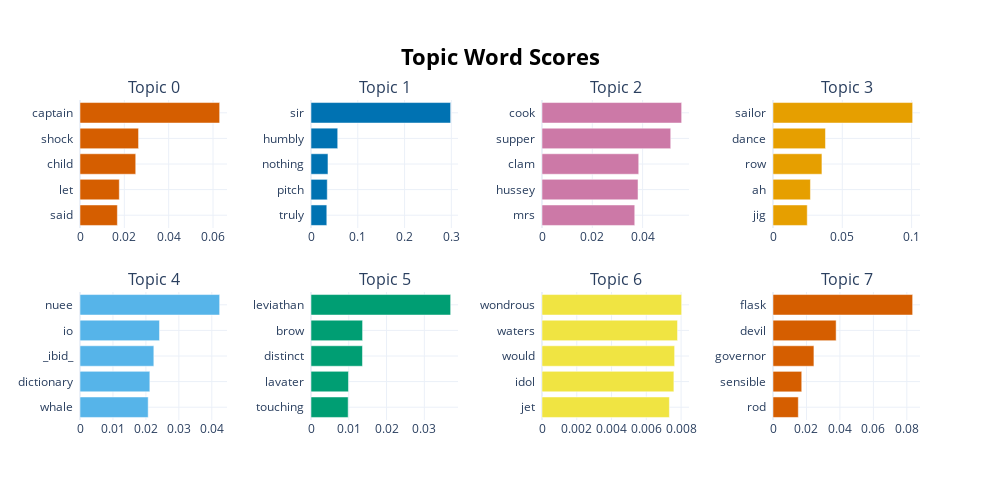

The notebook cell this image was saved under:
### Markdown cell above
### Some Visualisation

### Code cell
topic_model.visualize_barchart(top_n_topics=8)

### Figure 1 — Plotly figure (JSON) as saved in the notebook; plotly's stock layout.template omitted (floating-point values rounded to 4 significant figures)
{"data": [{"marker": {"color": "#D55E00"}, "orientation": "h", "type": "bar", "x": [0.01686, 0.01773, 0.02514, 0.02641, 0.063], "xaxis": "x", "y": ["said  ", "let  ", "child  ", "shock  ", "captain  "], "yaxis": "y"}, {"marker": {"color": "#0072B2"}, "orientation": "h", "type": "bar", "x": [0.03378, 0.03475, 0.03628, 0.05709, 0.2985], "xaxis": "x2", "y": ["truly  ", "pitch  ", "nothing  ", "humbly  ", "sir  "], "yaxis": "y2"}, {"marker": {"color": "#CC79A7"}, "orientation": "h", "type": "bar", "x": [0.03688, 0.03817, 0.03845, 0.05118, 0.05552], "xaxis": "x3", "y": ["mrs  ", "hussey  ", "clam  ", "supper  ", "cook  "], "yaxis": "y3"}, {"marker": {"color": "#E69F00"}, "orientation": "h", "type": "bar", "x": [0.02471, 0.02701, 0.0353, 0.03786, 0.1008], "xaxis": "x4", "y": ["jig  ", "ah  ", "row  ", "dance  ", "sailor  "], "yaxis": "y4"}, {"marker": {"color": "#56B4E9"}, "orientation": "h", "type": "bar", "x": [0.02069, 0.02119, 0.02241, 0.02412, 0.04238], "xaxis": "x5", "y": ["whale  ", "dictionary  ", "_ibid_  ", "io  ", "nuee  "], "yaxis": "y5"}, {"marker": {"color": "#009E73"}, "orientation": "h", "type": "bar", "x": [0.009839, 0.009918, 0.01363, 0.01366, 0.03697], "xaxis": "x6", "y": ["touching  ", "lavater  ", "distinct  ", "brow  ", "leviathan  "], "yaxis": "y6"}, {"marker": {"color": "#F0E442"}, "orientation": "h", "type": "bar", "x": [0.007328, 0.007586, 0.007628, 0.007796, 0.008033], "xaxis": "x7", "y": ["jet  ", "idol  ", "would  ", "waters  ", "wondrous  "], "yaxis": "y7"}, {"marker": {"color": "#D55E00"}, "orientation": "h", "type": "bar", "x": [0.01513, 0.01718, 0.02446, 0.03773, 0.08347], "xaxis": "x8", "y": ["rod  ", "sensible  ", "governor  ", "devil  ", "flask  "], "yaxis": "y8"}], "layout": {"annotations": [{"font": {"size": 16}, "showarrow": false, "text": "Topic 0", "x": 0.0875, "xanchor": "center", "xref": "paper", "y": 1, "yanchor": "bottom", "yref": "paper"}, {"font": {"size": 16}, "showarrow": false, "text": "Topic 1", "x": 0.3625, "xanchor": "center", "xref": "paper", "y": 1, "yanchor": "bottom", "yref": "paper"}, {"font": {"size": 16}, "showarrow": false, "text": "Topic 2", "x": 0.6375, "xanchor": "center", "xref": "paper", "y": 1, "yanchor": "bottom", "yref": "paper"}, {"font": {"size": 16}, "showarrow": false, "text": "Topic 3", "x": 0.9125, "xanchor": "center", "xref": "paper", "y": 1, "yanchor": "bottom", "yref": "paper"}, {"font": {"size": 16}, "showarrow": false, "text": "Topic 4", "x": 0.0875, "xanchor": "center", "xref": "paper", "y": 0.4, "yanchor": "bottom", "yref": "paper"}, {"font": {"size": 16}, "showarrow": false, "text": "Topic 5", "x": 0.3625, "xanchor": "center", "xref": "paper", "y": 0.4, "yanchor": "bottom", "yref": "paper"}, {"font": {"size": 16}, "showarrow": false, "text": "Topic 6", "x": 0.6375, "xanchor": "center", "xref": "paper", "y": 0.4, "yanchor": "bottom", "yref": "paper"}, {"font": {"size": 16}, "showarrow": false, "text": "Topic 7", "x": 0.9125, "xanchor": "center", "xref": "paper", "y": 0.4, "yanchor": "bottom", "yref": "paper"}], "height": 500, "hoverlabel": {"bgcolor": "white", "font": {"family": "Rockwell", "size": 16}}, "showlegend": false, "title": {"font": {"color": "Black", "size": 22}, "text": "<b>Topic Word Scores", "x": 0.5, "xanchor": "center", "yanchor": "top"}, "width": 1000, "xaxis": {"anchor": "y", "domain": [0, 0.175], "showgrid": true}, "xaxis2": {"anchor": "y2", "domain": [0.275, 0.45], "showgrid": true}, "xaxis3": {"anchor": "y3", "domain": [0.55, 0.725], "showgrid": true}, "xaxis4": {"anchor": "y4", "domain": [0.825, 1], "showgrid": true}, "xaxis5": {"anchor": "y5", "domain": [0, 0.175], "showgrid": true}, "xaxis6": {"anchor": "y6", "domain": [0.275, 0.45], "showgrid": true}, "xaxis7": {"anchor": "y7", "domain": [0.55, 0.725], "showgrid": true}, "xaxis8": {"anchor": "y8", "domain": [0.825, 1], "showgrid": true}, "yaxis": {"anchor": "x", "domain": [0.6, 1], "showgrid": true}, "yaxis2": {"anchor": "x2", "domain": [0.6, 1], "showgrid": true}, "yaxis3": {"anchor": "x3", "domain": [0.6, 1], "showgrid": true}, "yaxis4": {"anchor": "x4", "domain": [0.6, 1], "showgrid": true}, "yaxis5": {"anchor": "x5", "domain": [0, 0.4], "showgrid": true}, "yaxis6": {"anchor": "x6", "domain": [0, 0.4], "showgrid": true}, "yaxis7": {"anchor": "x7", "domain": [0, 0.4], "showgrid": true}, "yaxis8": {"anchor": "x8", "domain": [0, 0.4], "showgrid": true}}}
